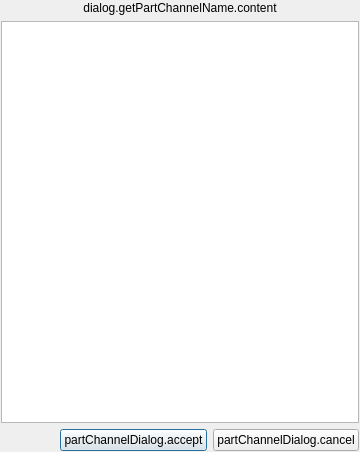
<?xml version="1.0" encoding="UTF-8"?>
<ui version="4.0">
 <class>PartChannelDialog</class>
 <widget class="QDialog" name="PartChannelDialog">
  <property name="geometry">
   <rect>
    <x>0</x>
    <y>0</y>
    <width>360</width>
    <height>452</height>
   </rect>
  </property>
  <property name="windowTitle">
   <string>dialog.getPartChannelName.title</string>
  </property>
  <layout class="QVBoxLayout" name="verticalLayout">
   <property name="spacing">
    <number>6</number>
   </property>
   <property name="leftMargin">
    <number>1</number>
   </property>
   <property name="topMargin">
    <number>1</number>
   </property>
   <property name="rightMargin">
    <number>1</number>
   </property>
   <property name="bottomMargin">
    <number>1</number>
   </property>
   <item>
    <widget class="QLabel" name="label">
     <property name="text">
      <string>dialog.getPartChannelName.content</string>
     </property>
     <property name="alignment">
      <set>Qt::AlignCenter</set>
     </property>
    </widget>
   </item>
   <item>
    <widget class="QListView" name="listView">
     <property name="editTriggers">
      <set>QAbstractItemView::NoEditTriggers</set>
     </property>
    </widget>
   </item>
   <item>
    <layout class="QHBoxLayout" name="horizontalLayout">
     <item>
      <spacer name="horizontalSpacer">
       <property name="orientation">
        <enum>Qt::Horizontal</enum>
       </property>
       <property name="sizeHint" stdset="0">
        <size>
         <width>40</width>
         <height>20</height>
        </size>
       </property>
      </spacer>
     </item>
     <item>
      <widget class="QPushButton" name="pushButtonAccept">
       <property name="text">
        <string>partChannelDialog.accept</string>
       </property>
      </widget>
     </item>
     <item>
      <widget class="QPushButton" name="pushButtonCancel">
       <property name="text">
        <string>partChannelDialog.cancel</string>
       </property>
      </widget>
     </item>
    </layout>
   </item>
  </layout>
 </widget>
 <resources/>
 <connections>
  <connection>
   <sender>pushButtonAccept</sender>
   <signal>clicked()</signal>
   <receiver>PartChannelDialog</receiver>
   <slot>accept()</slot>
   <hints>
    <hint type="sourcelabel">
     <x>140</x>
     <y>430</y>
    </hint>
    <hint type="destinationlabel">
     <x>8</x>
     <y>423</y>
    </hint>
   </hints>
  </connection>
  <connection>
   <sender>pushButtonCancel</sender>
   <signal>clicked()</signal>
   <receiver>PartChannelDialog</receiver>
   <slot>reject()</slot>
   <hints>
    <hint type="sourcelabel">
     <x>225</x>
     <y>439</y>
    </hint>
    <hint type="destinationlabel">
     <x>179</x>
     <y>424</y>
    </hint>
   </hints>
  </connection>
 </connections>
</ui>
